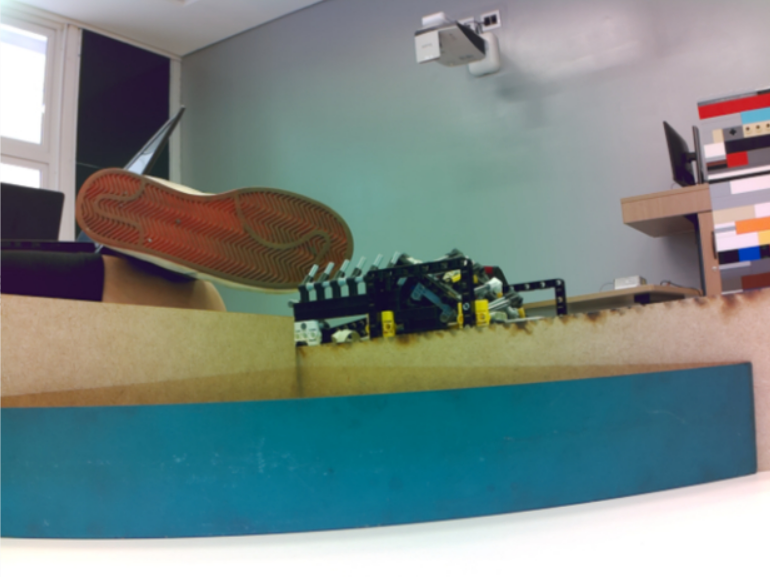
#> input picture shadow/captures/Captura de tela 2026-07-24 151135.png, 770 x 577 px
$ python -i faixa_entrada.py   (imports and definitions only)
#> lines starting #> are read from the running program, lines starting #| are printed output that depends on the picture
"""Faixa PRATA de entrada da sala de resgate, vista pela CÂMERA DE LINHA.

Este detector é deliberadamente separado do detector de vítimas prateadas.
São câmeras diferentes, alturas diferentes, iluminação diferente e objetos
diferentes: a vítima é uma esfera de ~4 cm e a entrada é uma fita de
25 x 250 mm colada no chão. Compartilhar limiares entre os dois seria o
caminho mais rápido para o robô entrar na sala ao ver uma vítima, ou ignorar
a entrada por estar calibrado para uma esfera.

A confirmação exige evidência CONJUNTA, nunca um único sinal:

1. região neutra e clara na ROI inferior (máscara HSV calibrável);
2. forma alongada e transversal (``faixa_transversal``);
3. largura mínima proporcional ao quadro;
4. baixa saturação (neutralidade metálica);
5. assinatura reflexiva — faixa dinâmica e brilho especular concentrado,
   que é o que separa fita refletiva de papel branco fosco;
6. contraste contra a vizinhança imediata, acima e abaixo da faixa;
7. fim coerente da linha preta à frente;
8. votação temporal 3-de-5 em frames distintos e recentes, com cooldown.

Nenhum desses limiares foi validado com a fita real sob a luz da competição.
Eles são um ponto de partida seguro e existem para ser medidos com
``tools/calibrar_cores.py`` (grupo 7).
"""

from dataclasses import dataclass

import cv2
import numpy as np

import config
from visao.faixa_transversal import (BandGeometry, StripeConfirmer,
                                     find_transversal_band)


@dataclass(frozen=True)
class EntryStripeDetection:
    """Candidato de faixa prata já aprovado em forma e aparência."""

    center_x: float
    center_y: float
    width: int
    height: int
    top_y: int
    bottom_y: int
    span_ratio: float
    thickness_ratio: float
    aspect: float
    saturation: float
    value: float
    dynamic_range: float
    highlight_fraction: float
    surround_contrast: float
    confidence: float
    timestamp: float
    bbox: tuple


# [78 lines left out: functions default_geometry, load_bounds, local_range_map, silver_mask, not called in this run]


def _clip01(value):
    return float(np.clip(value, 0.0, 1.0))


class EntrySilverDetector:
    """Encontra a fita prata de entrada em um frame da câmera de linha."""

    def __init__(self, hsv_min=None, hsv_max=None, geometry=None,
                 min_local_range=None):
        self.hsv_min = list(
            config.ENTRY_SILVER_MIN_DEFAULT if hsv_min is None else hsv_min)
        self.hsv_max = list(
            config.ENTRY_SILVER_MAX_DEFAULT if hsv_max is None else hsv_max)
        self.geometry = default_geometry() if geometry is None else geometry
        #: Amplitude local mínima; ``None`` usa o valor do config.
        self.min_local_range = min_local_range
        self.last_reason = "inicio"
        self.last_mask = None
        self.last_band = None

    # [232 lines left out: functions detect, _surround_contrast, _confidence, not called in this run]


class EntrySilverGate:
    """Detector + votação temporal. É esta classe que a missão consulta.

    Somente deteccoes completas votam. Motivos de rejeicao como ``fina`` sao
    diagnosticos geometricos, nao evidencia de prata: uma curva de 90 graus
    sobre piso claro produz exatamente essa assinatura.
    """

    # [22 lines left out: function __init__, not called in this run]

    @property
    def confirmed(self):
        return self.confirmer.confirmed or self.weak_confirmer.confirmed

    @property
    def votes(self):
        return max(self.confirmer.votes, self.weak_confirmer.votes)

    # [40 lines left out: functions reset, update, not called in this run]

>>> import cv2
>>> picture = cv2.imread('../captures/Captura de tela 2026-07-24 151135.png', cv2.IMREAD_GRAYSCALE)
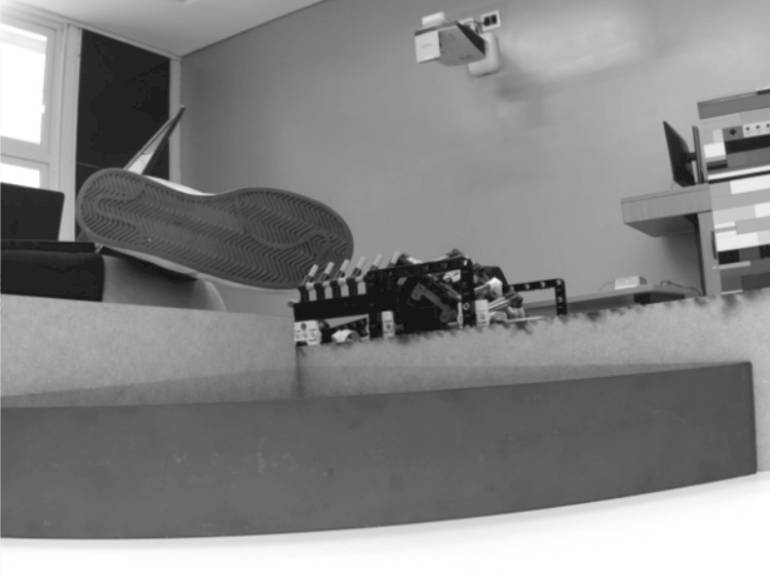
#> picture: shape (577, 770); min 0, max 255, mean 133.8
#> (the run stopped early here; a loop or call above may not have finished)

$ run again, on shadow/captures/Captura de tela 2026-07-24 151201.png
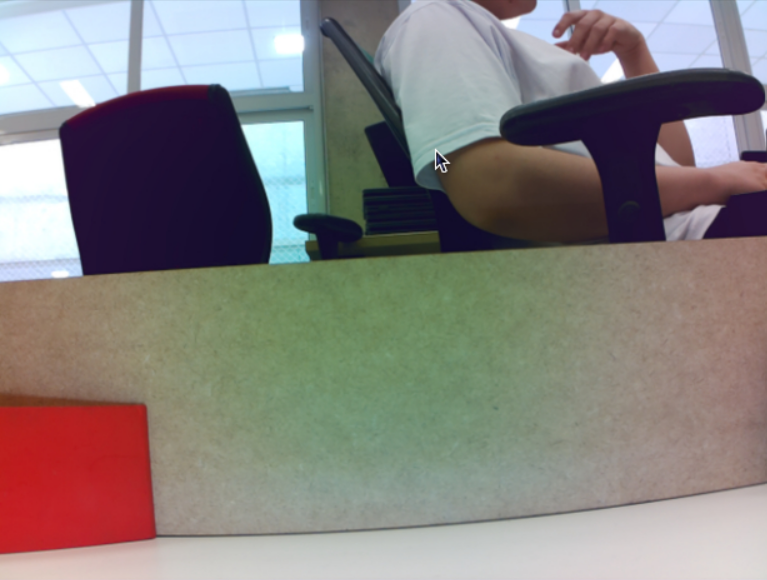
#> input picture shadow/captures/Captura de tela 2026-07-24 151201.png, 767 x 580 px
#> `picture = cv2.imread('../captures/Captura de tela 2026-07-24 151135.pn..`:
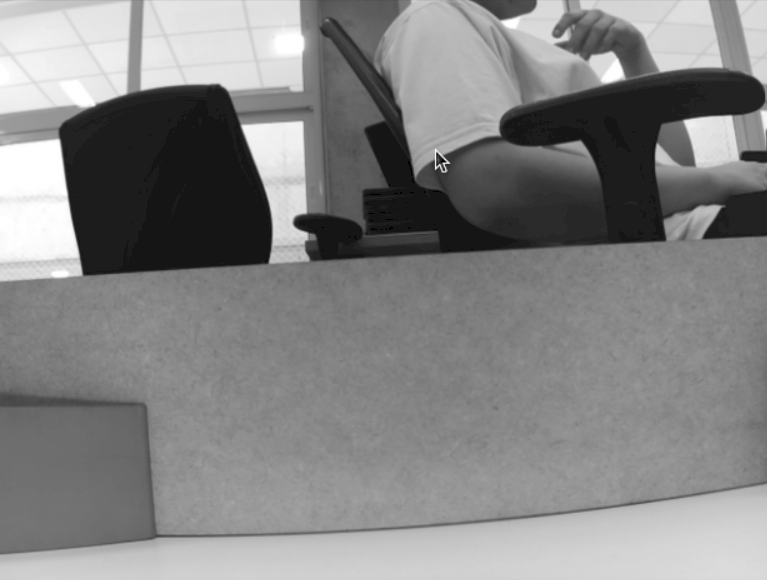
#> picture: shape (580, 767); min 0, max 255, mean 132.3

$ run again, on shadow/captures/Captura de tela 2026-07-24 151230.png
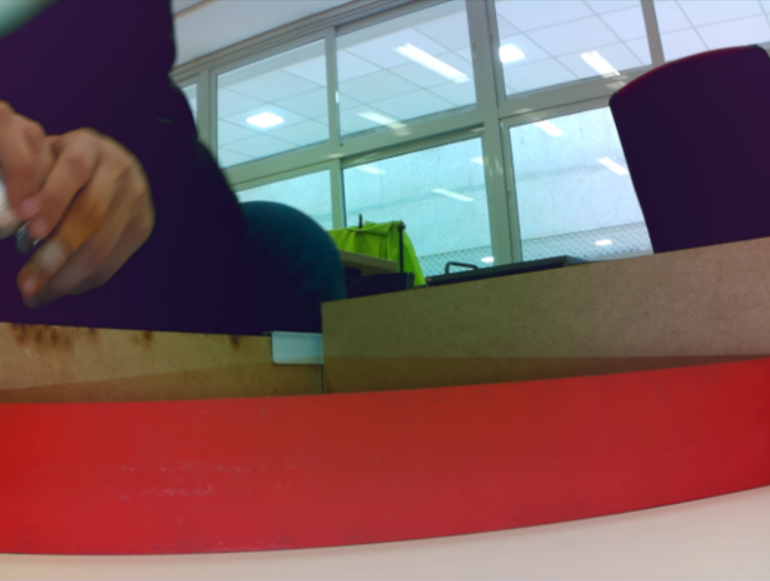
#> input picture shadow/captures/Captura de tela 2026-07-24 151230.png, 770 x 581 px
#> `picture = cv2.imread('../captures/Captura de tela 2026-07-24 151135.pn..`:
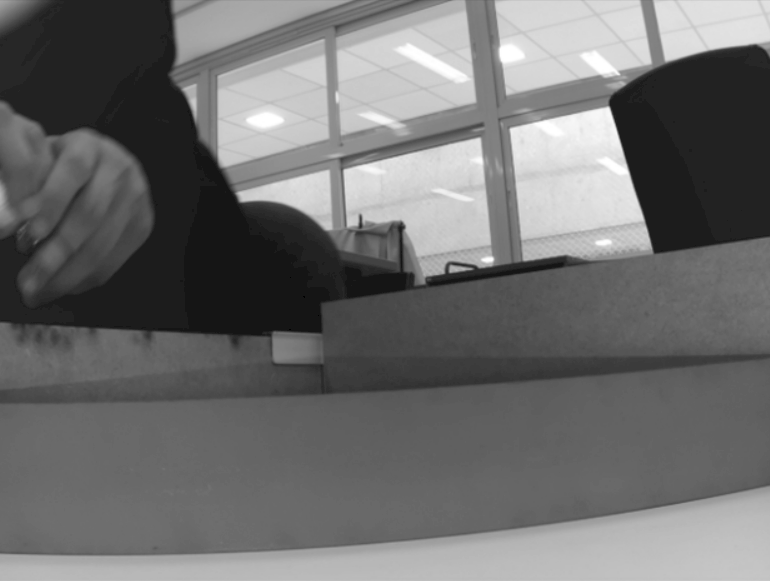
#> picture: shape (581, 770); min 0, max 255, mean 110.5

$ run again, on shadow/captures/Captura de tela 2026-07-24 151248.png
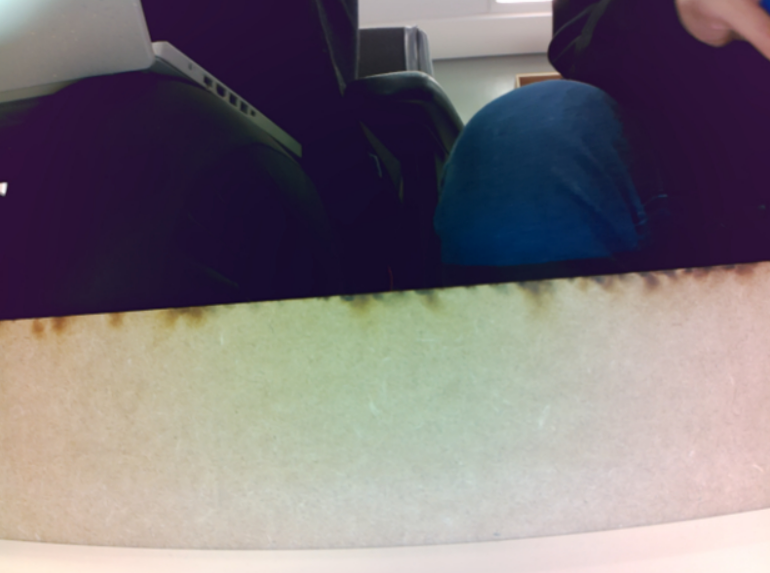
#> input picture shadow/captures/Captura de tela 2026-07-24 151248.png, 770 x 573 px
#> `picture = cv2.imread('../captures/Captura de tela 2026-07-24 151135.pn..`:
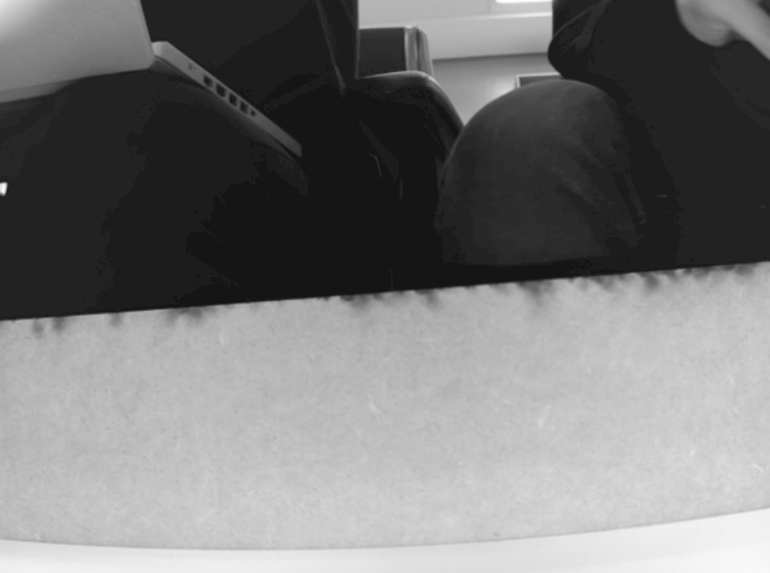
#> picture: shape (573, 770); min 21, max 254, mean 120
